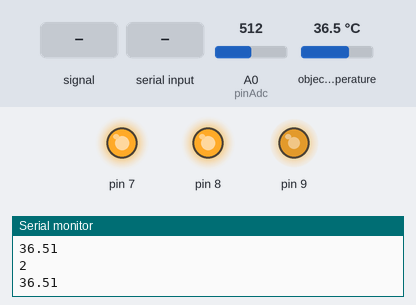
Bench run of a sketch on a simulated Arduino Uno, built with avr-gcc and run on an emulated ATmega328P. Parts: output pins drawn as LEDs (lit = HIGH), the last lines printed to the serial monitor. Dashed ring = blinking. The test bench sets the inputs (shaded band); at power-on: A0 (pinAdc) = 512, object temperature 36.5 °C.

Above: at 1.2 s.
1.3 s: A0 (pinAdc) fed a 2 Hz sine of ±306 counts around its level
At 1.38 s:
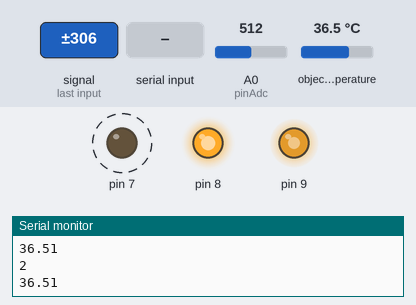
4.3 s: "30,150\n" received over Serial
At 4.53 s:
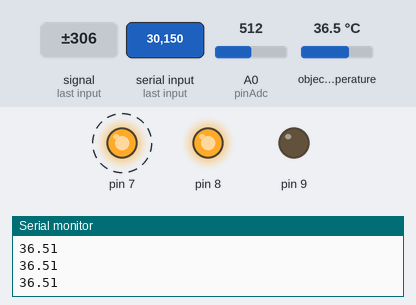
7.3 s: "1\n" received over Serial
At 10.2 s:
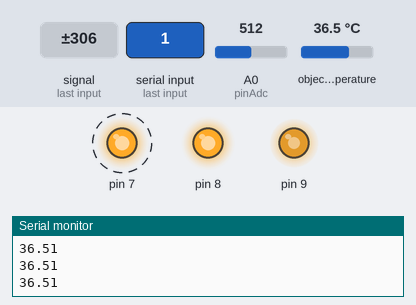
10.3 s: A0 (pinAdc) set to 716
At 11.2 s:
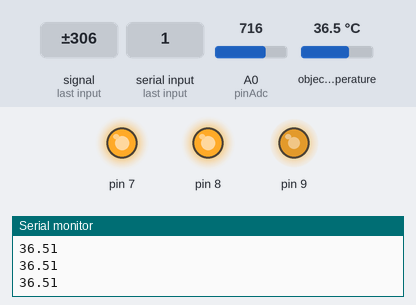
11.8 s: A0 (pinAdc) set to 311
13.3 s: A0 (pinAdc) set to 287
At 38.7 s:
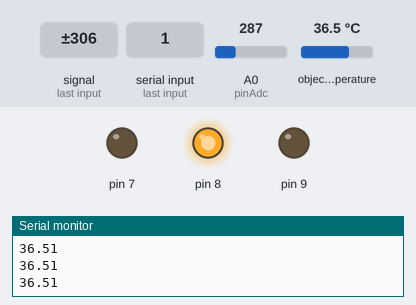
Timing chart, 0 to 39.0 s (numbered marks = the images above; inputs shaded):
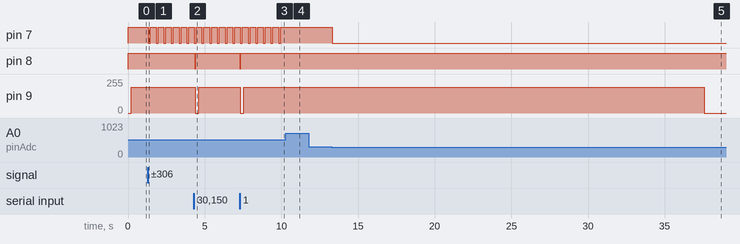

Measured:
- the behaviour switches between 301 and 300 on A0 (pinAdc) (found by bisection; images 4 and 5)
- after the input at 1.3 s, pin 7: alternates HIGH for 0.37 s and LOW for 0.13 s, starting at once
- after the input at 4.3 s, pin 8: HIGH → LOW after 0.07 s, → HIGH 0.01 s later; pin 9: 192/255 → 0/255 after 0.07 s, → 192/255 0.24 s later
- after the input at 7.3 s, pin 8: HIGH → LOW at once, → HIGH 0.01 s later; pin 9: 192/255 → 0/255 at once, → 192/255 0.24 s later
- after the input at 10.3 s, pin 7: stops changing and stays HIGH
- after the input at 13.3 s, pin 7: HIGH → LOW at once; pin 9: goes on until 37.6 s, then stays 0/255

The sketch:

Main.ino
```cpp
// test code for Grove - Sound Sensor
// loovee @ 2016-8-30

#include <Wire.h>
#include <Adafruit_MLX90614.h>

#define soundTH 300
#define tempTH 33.00
Adafruit_MLX90614 mlx = Adafruit_MLX90614();

const int pinAdc = A0;
int incomingByte = 0;
unsigned long printTime = 0;
unsigned long motorTime = 0;
char counter = 0;
char cried = 0;
char crying = 0;
char motorOn = 0;
char cryAlert = 0;
char cryAlertSent = 0;
char highTemp = 0;
char highTempSent = 0;
char swinged = 0;
char reset = 0;
char swingOn = 0;
unsigned long sum = 0;

void setup()
{
    Serial.begin(9600);
    mlx.begin();
    pinMode(7, 1);
    pinMode(9, 1);
    pinMode(8, 1);
    digitalWrite(7, 0);
    analogWrite(9, 0);
    digitalWrite(8, 0);
}

void loop()
{
    double temp = 0;
    long noise = 0;

    //obtain sound level reading
    for(int i=0; i<32; i++)
    {
        noise += analogRead(pinAdc);
    }
    noise >>= 5;

    //Serial.println(noise);
    delay(10);

    if(noise > soundTH){
      digitalWrite(7, 1);
    }else{
      digitalWrite(7, 0);
    }

    //detect cry. test with LED
    if(cryDetect(noise)||swingOn){
      motorOn = 1;
      crying = 1;
      cried = 1;
      swingOn = 0;
      analogWrite(9, 192);
      motorTime = millis();
    }

    if(motorOn == 1){
      if(millis() > (motorTime + 30000)){
        motorOn = 0;
        crying = 0;
        swinged = 1;
        analogWrite(9, 0);
      }
    }

    if((swinged == 1)&&(cried == 1)&&cryDetect(noise)){
      cryAlert = 1;
    }

    //obtain temp reading
    temp = mlx.readObjectTempC();

    //detect high temp. test with LED
    if(tempAlert(temp)){
      highTemp = 1;
      digitalWrite(8, 1);
    }

    //Serial.println(temp);
    allReset();
    sCommunication(temp);
}

boolean cryDetect(long noise)
{
    if(crying == 0){
      sum = sum + noise;
      counter = counter + 1;

      if(counter >= 16){
        sum = sum >> 4;
        //Serial.println(sum);
        if(sum > soundTH){
          return true;
        }
        sum = 0;
        counter = 0;
      }
    }
    return false;
}

boolean tempAlert(double temp)
{
    if(highTemp == 0){
      if(temp >= tempTH){
        return true;
      }
    }

    return false;
}

void allReset()
{
    if(reset == 1){
      //reset all the flags
      cried = 0;
      motorOn = 0;
      highTemp = 0;
      highTempSent = 0;
      cryAlert = 0;
      cryAlertSent = 0;
      swingOn = 0;
      crying = 0;
      swinged = 0;
      reset = 0;

      //toggle pins to low
      digitalWrite(7, 0);
      analogWrite(9, 0);
      digitalWrite(8, 0);
    }
}

void sCommunication(double temp){
    if(Serial.available() > 0){
        incomingByte = Serial.read();

        if((incomingByte - 48) == 1){
          reset = 1;
        }

        if((incomingByte - 48) == 2){
          swingOn = 1;
        }
    }

    if(millis() >= (printTime + 500)){
        Serial.println(temp);

        if(cryAlert && (cryAlertSent == 0)){
          Serial.println(4);
          cryAlertSent = 1;
        }

        if(highTemp && (highTempSent == 0)){
          Serial.println(2);
          highTempSent = 1;
        }
        printTime = millis();
    }
}
```
